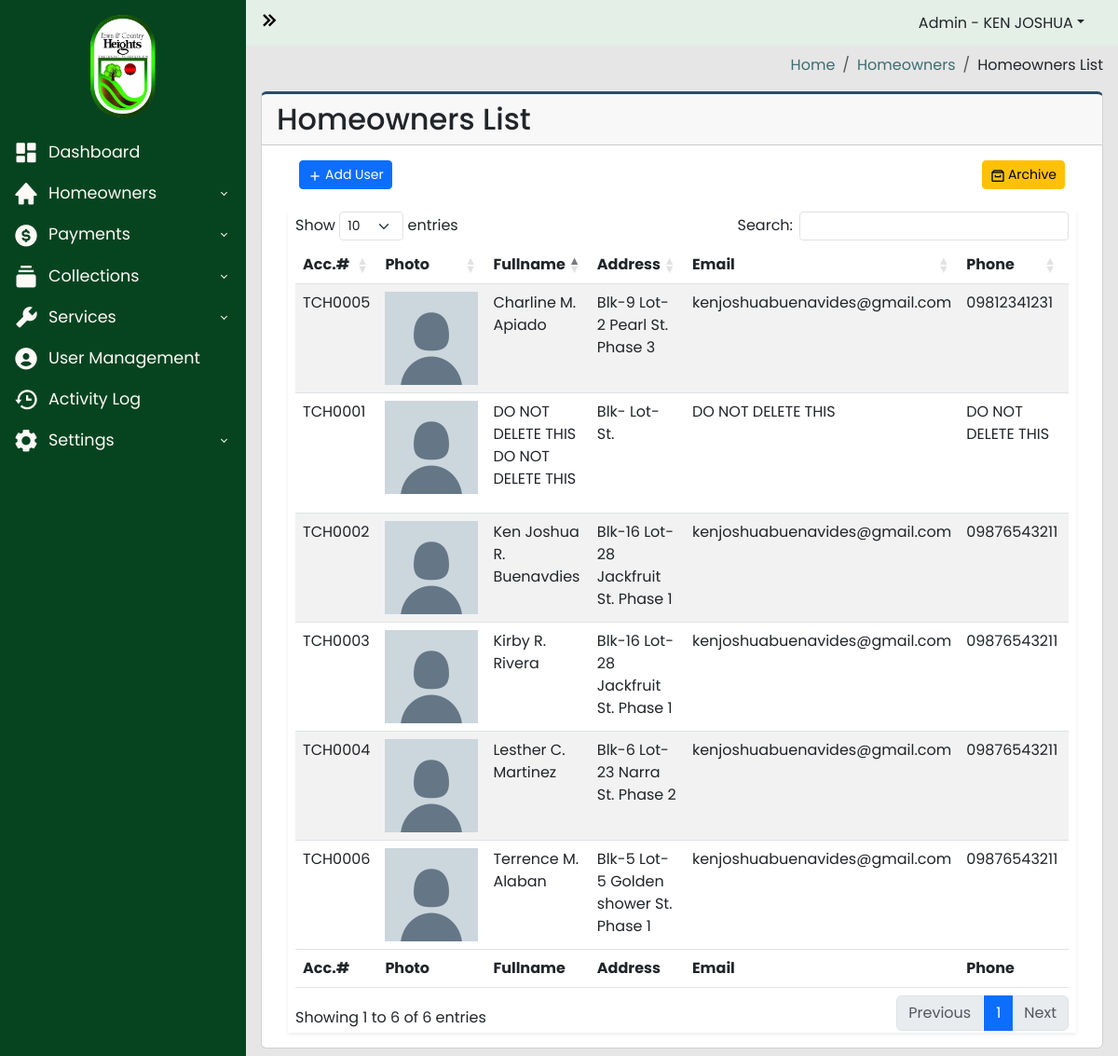
Before: /admin-panel/homeowners.php (signed in) with the older database file.
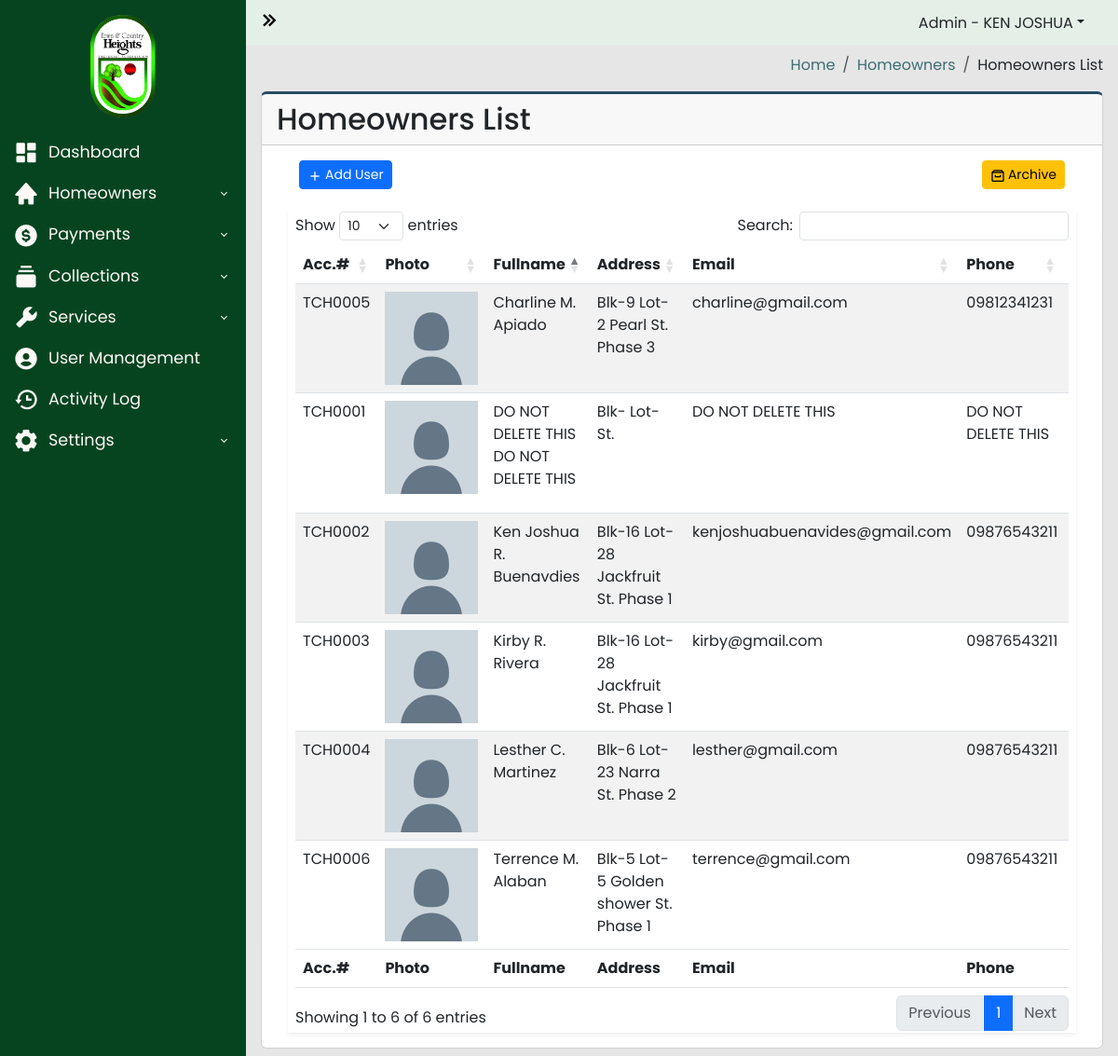
After: the same page with the newer database file.
### tables this page shows
CREATE TABLE `homeowners_users` (
  `id` int(100) NOT NULL,
  `account_number` varchar(100) NOT NULL,
  `username` varchar(100) NOT NULL,
  `password` varchar(100) NOT NULL,
  `firstname` varchar(100) NOT NULL,
  `lastname` varchar(100) NOT NULL,
  `middle_initial` varchar(100) NOT NULL,
  `email` varchar(100) NOT NULL,
  `phone_number` varchar(100) NOT NULL,
  `blk` varchar(100) NOT NULL,
  `lot` varchar(100) NOT NULL,
  `street` varchar(100) NOT NULL,
  `phase` varchar(100) NOT NULL,
  `status` varchar(100) NOT NULL,
  `date_created` datetime NOT NULL,
  `archive` varchar(255) NOT NULL DEFAULT 'ACTIVE',
  `token` varchar(255) NOT NULL
);

### admin-panel/homeowners.php (the view, shortened to what this page needs)
<?php
require_once("../includes/header.php");
?>
<?php
$server = new Server;
$server->adminAuthentication();
?>
<body>
	<div class="wrapper">
		<?php
		require_once("../includes/sidebar.php");
		?>
		<div class="main">
			<?php
			require_once("../includes/navbar.php");
			?>
			<main class="content px-3 py-2">
				<section class="content-header d-flex justify-content-end align-items-center mb-3">
					<ol class="breadcrumb mb-0">
						<li class="breadcrumb-item"><a href="#">Home</a></li>
						<li class="breadcrumb-item"><a href="#">Homeowners</a></li>
						<li class="breadcrumb-item">Homeowners List</li>
					</ol>
				</section>
				<div class="card card-border">
					<div class="card-header">
						<h2>Homeowners List</h2>
					</div>
					<div class="card-body">
						<div class="container-fluid">
							<section class="main-content">
								<div class="row">
									<div class="col-xs-12">
										<div class="box">
											<div class="header-box container-fluid  align-items-center">
												<div class="row">
													<div class="col">
														<a href="#addHomeowners" data-bs-toggle="modal" class="btn btn-primary btn-sm btn-flat"><i class='bx bx-plus bx-xs bx-tada-hover'></i>Add User</a>
													</div>
													<div class="col d-flex justify-content-end">
														<a href="../admin-panel/homeowners_archive_list.php" class="btn btn-warning btn-sm btn-flat"><i class='bx bx-archive bx-xs bx-tada-hover'></i>Archive</a>
													</div>
												</div>
											</div>
											<div class="body-box shadow-sm">
												<div class="table-responsive mx-2">
													<table id="homeownersTable" class="table table-striped" style="width:100%">
														<thead>
															<tr>
																<th width="5%">Acc.#</th>
																<th width="10%">Photo</th>
																<th width="20%">Fullname</th>
																<th width="30%">Address</th>
																<th width="10%">Email</th>
																<th width="10%">Phone</th>
																<th width="10%">Status</th>
															</tr>
														</thead>
														<tbody>
															<?php
															$ACTIVE = "ACTIVE";
															$query = "SELECT * FROM homeowners_users WHERE archive = :ACTIVE";
															$data = ["ACTIVE" => $ACTIVE];
															$connection = $server->openConn();
															$stmt = $connection->prepare($query);
															$stmt->execute($data);
															while ($result = $stmt->fetch()) {
																$account_number = $result['account_number'];
																$firstname = $result['firstname'];
																$lastname = $result['lastname'];
																$middle_initial = $result['middle_initial'];
																$blk = $result['blk'];
																$lot = $result['lot'];
																$street = $result['street'];
																$phase = $result['phase'];
																$email = $result['email'];
																$phone_number = $result['phone_number'];
															?>
																<tr>
																	<td><?php echo $account_number; ?></td>
																	<td>
																		<div class="profile-container"><img class="profile-image" src="../uploads/default-profile.png"></div>
																	</td>
																	<td>
																		<?php
																		echo $firstname . " " . $middle_initial . " " . $lastname . "</p>";
																		?>
																	</td>
																	<td><?php echo "Blk-" . $blk . " Lot-" . $lot . " " . $street . " St. " . $phase; ?></td>
																	<td><?php echo $email; ?></td>
																	<td><?php echo $phone_number; ?></td>
																	<td>
																	</td>
																</tr>
															<?php
															}
															?>
														</tbody>
														<tfoot>
															<tr>
																<th width="5%">Acc.#</th>
																<th width="10%">Photo</th>
																<th width="20%">Fullname</th>
																<th width="30%">Address</th>
																<th width="10%">Email</th>
																<th width="10%">Phone</th>
																<th width="10%">Status</th>
															</tr>
														</tfoot>
													</table>
												</div>
											</div>
										</div>
									</div>
								</div>
							</section>
						</div>
					</div>
				</div>
			</main>
		</div>
	</div>
	<?php
	include("../includes/footer.php");
	?>

### includes/header.php (shortened to what this page needs)
<!DOCTYPE html>
<html lang="en">
<head>
  <link href="https://cdn.jsdelivr.net/npm/bootstrap@5.3.2/dist/css/bootstrap.min.css" rel="stylesheet">
  <link rel="stylesheet" href="https://cdnjs.cloudflare.com/ajax/libs/twitter-bootstrap/5.3.0/css/bootstrap.min.css">
  <link rel="stylesheet" href="https://cdn.datatables.net/1.13.7/css/dataTables.bootstrap5.min.css">
  <link rel="stylesheet" type="text/css" href="https://cdn.jsdelivr.net/npm/daterangepicker/daterangepicker.css" />
  <link href="https://unpkg.com/boxicons@2.1.4/css/boxicons.min.css" rel="stylesheet" />
  <link rel="stylesheet" href="../styles/yearpicker.css" />
  <link rel="stylesheet" href="../styles/general.css">
  <link rel="stylesheet" href="../styles/admin-dashboard.css">
  <link rel="stylesheet" href="../styles/login.css">
  <link rel="stylesheet" href="../styles/signup.css">
</head>

### includes/sidebar.php (shortened to what this page needs)
<aside id="sidebar" class="">
  <div class="">
    <div class="sidebar-logo">
      <a href="#"><img class="logo-img" src="../img/logo.png" alt=""></a>
    </div>
    <ul class="sidebar-nav">
      <li class="sidebar-item">
        <div class="d-grid">
          <button class="btn dashboard-btn btn-sidebar btn-dashboard">
            <a href="../admin-panel/dashboard.php" class="sidebar-link "><i class="bx bxs-dashboard bx-tada-hover"></i>Dashboard</a>
          </button>
        </div>
      </li>
      <li class="sidebar-item">
        <div class="d-grid">
          <button class="btn btn-sidebar btn-dashboard-dropdown btn-homeowners">
            <a href="#" class="sidebar-link collapsed" type="button" data-bs-toggle="collapse" data-bs-target="#sidebar-dropdown-homeowners"><i class="bx bxs-home bx-tada-hover"></i>Homeowners</i></a>
          </button>
        </div>
      </li>
      <li class="sidebar-item">
        <div class="d-grid">
          <button class="btn btn-sidebar btn-dashboard-dropdown">
            <a href="#" class="sidebar-link collapsed sidebar-dropdown-btn" type="button" data-bs-toggle="collapse" data-bs-target="#sidebar-dropdown-payments"><i class="bx bxs-dollar-circle bx-tada-hover"></i>Payments</a>
          </button>
        </div>
      </li>
      <li class="sidebar-item">
        <div class="d-grid">
          <button class="btn btn-sidebar btn-dashboard-dropdown">
            <a href="#" class="sidebar-link collapsed sidebar-dropdown-btn" data-bs-toggle="collapse" data-bs-target="#sidebar-dropdown-collections"><i class="bx bxs-collection bx-tada-hover"></i>Collections</a>
          </button>
        </div>
      </li>
      <li class="sidebar-item">
        <div class="d-grid">
          <button class="btn btn-sidebar btn-dashboard-dropdown">
            <a href="#" class="sidebar-link collapsed sidebar-dropdown-btn" data-bs-toggle="collapse" data-bs-target="#sidebar-dropdown-services"><i class="bx bxs-wrench bx-tada-hover"></i>Services</a>
          </button>
        </div>
      </li>
      <li class="sidebar-item">
        <div class="d-grid">
          <button class="btn user-btn btn-sidebar btn-dashboard">
            <a href="../admin-panel/user.php" class="sidebar-link "><i class="bx bxs-user-circle bx-tada-hover"></i>User Management</a>
          </button>
        </div>
      </li>
      <li class="sidebar-item">
        <div class="d-grid">
          <button class="btn btn-sidebar btn-dashboard-dropdown">
            <a href="../admin-panel/activity-log.php" class="sidebar-link collapsed sidebar-dropdown-btn"><i class="bx bx-history bx-tada-hover"></i>Activity Log</a>
          </button>
        </div>
      </li>
      <li class="sidebar-item">
        <div class="d-grid">
          <button class="btn btn-sidebar btn-dashboard-dropdown">
            <a href="#" class="sidebar-link collapsed sidebar-dropdown-btn" data-bs-toggle="collapse" data-bs-target="#sidebar-dropdown-settings"><i class="bx bxs-cog bx-tada-hover"></i>Settings</a>
          </button>
        </div>
      </li>
    </ul>
  </div>
</aside>

### includes/navbar.php (shortened to what this page needs)
<nav class="navbar">
  <div class="container-fluid">
    <button id="sidebar-toggler-btn" type="button">
      <i id="chevron-right" class="bx bx-chevrons-right fs-3"></i>
    </button>
      <div class="nav-item dropdown me-4">
        <button  class="nav-link dropdown-toggle" role="button" data-bs-toggle="dropdown">Admin - <?php echo $_SESSION['firstname']; ?></button>
      </div>
  </div>
</nav>

### includes/footer.php (shortened to what this page needs)
</body>
</html>

### styles/yearpicker.css (style rules this page uses)
:root { --background-color: #fff; --border-color: #ccc; --text-color: #555; --selected-text-color: rgb(56, 241, 164); --hover-background-color: #eee; }

### styles/general.css (style rules this page uses)
* { padding: 0; margin: 0; box-sizing: border-box; font-family: Poppins, sans-serif; }

### styles/admin-dashboard.css (style rules this page uses)
* { padding: 0; margin: 0; box-sizing: border-box; font-family: Poppins, sans-serif; }
body { background-image: url("../img/town_and_country_heights.jpg"); background-size: cover; background-repeat: no-repeat; background-attachment: fixed; }
.content { margin-top: 50px; }
.wrapper { display: flex; align-items: stretch; width: 100%; overflow: hidden; min-height: 100vh; }
.main { background-color: #e6e6e6; margin-left: 264px; transition: 0.6s ease; }
#sidebar { position: fixed; top: 0; bottom: 0; max-width: 264px; min-width: 264px; background-color: #064420; transition: 0.6s ease; }
.main { display: flex; flex-direction: column; width: 100%; overflow: hidden; }
.navbar { left: 264px; right: 0; z-index: 100; position: fixed; background-color: #E4EFE7; transition: 0.6s ease; }
.sidebar-logo { margin: 1rem 2rem; display: flex; justify-content: center; }
.sidebar-logo a { text-decoration: none; color: #FAF1E6; font-size: 2rem; }
.logo-img { height: 110px; }
#sidebar-toggler-btn { border: none; background-color: transparent; }
.sidebar-nav { flex-grow: 1; list-style: none; padding-left: 0; }
.sidebar-link { text-decoration: none; font-size: 1.1rem; display: block; padding: 6px 12px; }
.bxs-dashboard, .bxs-home, .bxs-dollar-circle, .bxs-collection, .bxs-wrench, .bxs-user-circle, .bx-history, .bxs-cog, .bxs-archive, .bx-mail-send { margin-right: 10px; vertical-align: middle; font-size: 1.75rem; }
.sidebar-link, .bxs-dashboard { color: #FDFAF6; }
.sidebar-link[data-bs-toggle="collapse"]::after { border: solid; border-width: 0 .075rem .075rem 0; content: ""; display: inline-block; padding: 2px; position: absolute; right: 1.2rem; top: 1rem; transform: rotate(-135deg); transition: all .2s ease-out; }
.sidebar-link[data-bs-toggle="collapse"].collapsed::after { transform: rotate(45deg); transition: all .2s ease-out; }
.btn-dashboard, .btn-dashboard-dropdown { padding: 0px; text-align: left; position: relative; border: 2px solid transparent !important; }
h2 { margin: 0; }
.breadcrumb-item a { text-decoration: none; color: #3C6E71; }
.header-box { height: 55px; background-color: white; }
.bx-plus, .bx-refresh, .bx-archive { vertical-align: middle; margin-right: 3px; }
.body-box { background-color: white; }
.profile-image { height: 100px; width: 100px; object-fit: cover; }
.card-border { border-top: 3px solid #284B63 ; }

### styles/login.css (style rules this page uses)
* { font-family: 'Poppins', sans-serif; }

### styles/signup.css (style rules this page uses)
* { font-family: 'Poppins', sans-serif; }

Changed rows visible on the page:
changed homeowners_users "TCH0003": email "kenjoshuabuenavides@gmail.com" → "kirby@gmail.com"
changed homeowners_users "TCH0004": email "kenjoshuabuenavides@gmail.com" → "lesther@gmail.com"
changed homeowners_users "TCH0005": email "kenjoshuabuenavides@gmail.com" → "charline@gmail.com"
changed homeowners_users "TCH0006": email "kenjoshuabuenavides@gmail.com" → "terrence@gmail.com"
